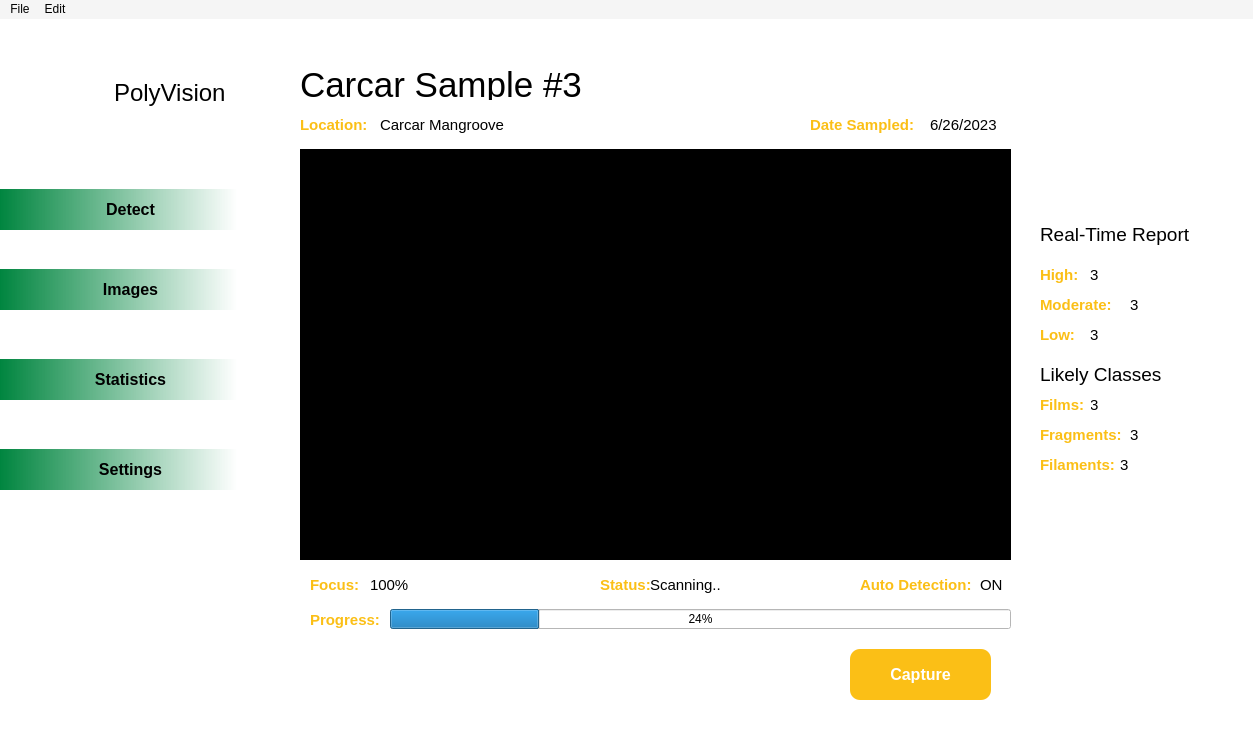
<?xml version="1.0" encoding="UTF-8"?>
<ui version="4.0">
 <class>MainWindow</class>
 <widget class="QMainWindow" name="MainWindow">
  <property name="geometry">
   <rect>
    <x>0</x>
    <y>0</y>
    <width>1253</width>
    <height>750</height>
   </rect>
  </property>
  <property name="windowTitle">
   <string>MainWindow</string>
  </property>
  <property name="styleSheet">
   <string notr="true">background-color: rgb(255, 255, 255);</string>
  </property>
  <widget class="QWidget" name="centralwidget">
   <widget class="QProgressBar" name="progressBar">
    <property name="geometry">
     <rect>
      <x>390</x>
      <y>590</y>
      <width>621</width>
      <height>20</height>
     </rect>
    </property>
    <property name="value">
     <number>24</number>
    </property>
   </widget>
   <widget class="QGraphicsView" name="graphicsView">
    <property name="geometry">
     <rect>
      <x>300</x>
      <y>130</y>
      <width>711</width>
      <height>411</height>
     </rect>
    </property>
    <property name="styleSheet">
     <string notr="true">background-color: rgb(0, 0, 0);</string>
    </property>
   </widget>
   <widget class="QLabel" name="placeValue">
    <property name="geometry">
     <rect>
      <x>300</x>
      <y>50</y>
      <width>301</width>
      <height>31</height>
     </rect>
    </property>
    <property name="font">
     <font>
      <pointsize>26</pointsize>
     </font>
    </property>
    <property name="text">
     <string>Carcar Sample #3</string>
    </property>
   </widget>
   <widget class="QLabel" name="locationLabel">
    <property name="geometry">
     <rect>
      <x>300</x>
      <y>90</y>
      <width>71</width>
      <height>31</height>
     </rect>
    </property>
    <property name="font">
     <font>
      <family>Nirmala UI</family>
      <pointsize>11</pointsize>
      <weight>75</weight>
      <bold>true</bold>
     </font>
    </property>
    <property name="styleSheet">
     <string notr="true">color:#fbbf16;</string>
    </property>
    <property name="text">
     <string>Location:</string>
    </property>
    <property name="alignment">
     <set>Qt::AlignLeading|Qt::AlignLeft|Qt::AlignVCenter</set>
    </property>
   </widget>
   <widget class="QLabel" name="locationValue">
    <property name="geometry">
     <rect>
      <x>380</x>
      <y>90</y>
      <width>221</width>
      <height>31</height>
     </rect>
    </property>
    <property name="font">
     <font>
      <family>Nirmala UI</family>
      <pointsize>11</pointsize>
      <weight>50</weight>
      <bold>false</bold>
     </font>
    </property>
    <property name="styleSheet">
     <string notr="true"/>
    </property>
    <property name="text">
     <string>Carcar Mangroove</string>
    </property>
    <property name="alignment">
     <set>Qt::AlignLeading|Qt::AlignLeft|Qt::AlignVCenter</set>
    </property>
   </widget>
   <widget class="QLabel" name="dataLabel">
    <property name="geometry">
     <rect>
      <x>810</x>
      <y>90</y>
      <width>121</width>
      <height>31</height>
     </rect>
    </property>
    <property name="font">
     <font>
      <family>Nirmala UI</family>
      <pointsize>11</pointsize>
      <weight>75</weight>
      <bold>true</bold>
     </font>
    </property>
    <property name="styleSheet">
     <string notr="true">color:#fbbf16;</string>
    </property>
    <property name="text">
     <string>Date Sampled:</string>
    </property>
    <property name="alignment">
     <set>Qt::AlignLeading|Qt::AlignLeft|Qt::AlignVCenter</set>
    </property>
   </widget>
   <widget class="QLabel" name="dateValue">
    <property name="geometry">
     <rect>
      <x>930</x>
      <y>90</y>
      <width>101</width>
      <height>31</height>
     </rect>
    </property>
    <property name="font">
     <font>
      <family>Nirmala UI</family>
      <pointsize>11</pointsize>
      <weight>50</weight>
      <bold>false</bold>
     </font>
    </property>
    <property name="styleSheet">
     <string notr="true"/>
    </property>
    <property name="text">
     <string>6/26/2023</string>
    </property>
    <property name="alignment">
     <set>Qt::AlignLeading|Qt::AlignLeft|Qt::AlignVCenter</set>
    </property>
   </widget>
   <widget class="QLabel" name="focusLabel">
    <property name="geometry">
     <rect>
      <x>310</x>
      <y>550</y>
      <width>51</width>
      <height>31</height>
     </rect>
    </property>
    <property name="font">
     <font>
      <family>Nirmala UI</family>
      <pointsize>11</pointsize>
      <weight>75</weight>
      <bold>true</bold>
     </font>
    </property>
    <property name="styleSheet">
     <string notr="true">color:#fbbf16;</string>
    </property>
    <property name="text">
     <string>Focus:</string>
    </property>
    <property name="alignment">
     <set>Qt::AlignLeading|Qt::AlignLeft|Qt::AlignVCenter</set>
    </property>
   </widget>
   <widget class="QLabel" name="focusValue">
    <property name="geometry">
     <rect>
      <x>370</x>
      <y>550</y>
      <width>41</width>
      <height>31</height>
     </rect>
    </property>
    <property name="font">
     <font>
      <family>Nirmala UI</family>
      <pointsize>11</pointsize>
      <weight>50</weight>
      <bold>false</bold>
     </font>
    </property>
    <property name="styleSheet">
     <string notr="true"/>
    </property>
    <property name="text">
     <string>100%</string>
    </property>
    <property name="alignment">
     <set>Qt::AlignLeading|Qt::AlignLeft|Qt::AlignVCenter</set>
    </property>
   </widget>
   <widget class="QLabel" name="statusLabel">
    <property name="geometry">
     <rect>
      <x>600</x>
      <y>550</y>
      <width>51</width>
      <height>31</height>
     </rect>
    </property>
    <property name="font">
     <font>
      <family>Nirmala UI</family>
      <pointsize>11</pointsize>
      <weight>75</weight>
      <bold>true</bold>
     </font>
    </property>
    <property name="styleSheet">
     <string notr="true">color:#fbbf16;</string>
    </property>
    <property name="text">
     <string>Status:</string>
    </property>
    <property name="alignment">
     <set>Qt::AlignLeading|Qt::AlignLeft|Qt::AlignVCenter</set>
    </property>
   </widget>
   <widget class="QLabel" name="statusValue">
    <property name="geometry">
     <rect>
      <x>650</x>
      <y>550</y>
      <width>71</width>
      <height>31</height>
     </rect>
    </property>
    <property name="font">
     <font>
      <family>Nirmala UI</family>
      <pointsize>11</pointsize>
      <weight>50</weight>
      <bold>false</bold>
     </font>
    </property>
    <property name="styleSheet">
     <string notr="true"/>
    </property>
    <property name="text">
     <string>Scanning...</string>
    </property>
    <property name="alignment">
     <set>Qt::AlignLeading|Qt::AlignLeft|Qt::AlignVCenter</set>
    </property>
   </widget>
   <widget class="QLabel" name="detectionLabel">
    <property name="geometry">
     <rect>
      <x>860</x>
      <y>550</y>
      <width>121</width>
      <height>31</height>
     </rect>
    </property>
    <property name="font">
     <font>
      <family>Nirmala UI</family>
      <pointsize>11</pointsize>
      <weight>75</weight>
      <bold>true</bold>
     </font>
    </property>
    <property name="styleSheet">
     <string notr="true">color:#fbbf16;</string>
    </property>
    <property name="text">
     <string>Auto Detection:</string>
    </property>
    <property name="alignment">
     <set>Qt::AlignLeading|Qt::AlignLeft|Qt::AlignVCenter</set>
    </property>
   </widget>
   <widget class="QLabel" name="detectionValue">
    <property name="geometry">
     <rect>
      <x>980</x>
      <y>550</y>
      <width>31</width>
      <height>31</height>
     </rect>
    </property>
    <property name="font">
     <font>
      <family>Nirmala UI</family>
      <pointsize>11</pointsize>
      <weight>50</weight>
      <bold>false</bold>
     </font>
    </property>
    <property name="styleSheet">
     <string notr="true"/>
    </property>
    <property name="text">
     <string>ON</string>
    </property>
    <property name="alignment">
     <set>Qt::AlignLeading|Qt::AlignLeft|Qt::AlignVCenter</set>
    </property>
   </widget>
   <widget class="QLabel" name="progressLabel">
    <property name="geometry">
     <rect>
      <x>310</x>
      <y>590</y>
      <width>71</width>
      <height>21</height>
     </rect>
    </property>
    <property name="font">
     <font>
      <family>Nirmala UI</family>
      <pointsize>11</pointsize>
      <weight>75</weight>
      <bold>true</bold>
     </font>
    </property>
    <property name="styleSheet">
     <string notr="true">color:#fbbf16;</string>
    </property>
    <property name="text">
     <string>Progress:</string>
    </property>
    <property name="alignment">
     <set>Qt::AlignLeading|Qt::AlignLeft|Qt::AlignVCenter</set>
    </property>
   </widget>
   <widget class="QLabel" name="realTimeLabel">
    <property name="geometry">
     <rect>
      <x>1040</x>
      <y>200</y>
      <width>151</width>
      <height>31</height>
     </rect>
    </property>
    <property name="font">
     <font>
      <pointsize>14</pointsize>
     </font>
    </property>
    <property name="text">
     <string>Real-Time Report</string>
    </property>
   </widget>
   <widget class="QLabel" name="highLabel">
    <property name="geometry">
     <rect>
      <x>1040</x>
      <y>240</y>
      <width>41</width>
      <height>31</height>
     </rect>
    </property>
    <property name="font">
     <font>
      <family>Nirmala UI</family>
      <pointsize>11</pointsize>
      <weight>75</weight>
      <bold>true</bold>
     </font>
    </property>
    <property name="styleSheet">
     <string notr="true">color:#fbbf16;</string>
    </property>
    <property name="text">
     <string>High:</string>
    </property>
    <property name="alignment">
     <set>Qt::AlignLeading|Qt::AlignLeft|Qt::AlignVCenter</set>
    </property>
   </widget>
   <widget class="QLabel" name="moderateLabel">
    <property name="geometry">
     <rect>
      <x>1040</x>
      <y>270</y>
      <width>71</width>
      <height>31</height>
     </rect>
    </property>
    <property name="font">
     <font>
      <family>Nirmala UI</family>
      <pointsize>11</pointsize>
      <weight>75</weight>
      <bold>true</bold>
     </font>
    </property>
    <property name="styleSheet">
     <string notr="true">color:#fbbf16;</string>
    </property>
    <property name="text">
     <string>Moderate:</string>
    </property>
    <property name="alignment">
     <set>Qt::AlignLeading|Qt::AlignLeft|Qt::AlignVCenter</set>
    </property>
   </widget>
   <widget class="QLabel" name="lowLabel">
    <property name="geometry">
     <rect>
      <x>1040</x>
      <y>300</y>
      <width>41</width>
      <height>31</height>
     </rect>
    </property>
    <property name="font">
     <font>
      <family>Nirmala UI</family>
      <pointsize>11</pointsize>
      <weight>75</weight>
      <bold>true</bold>
     </font>
    </property>
    <property name="styleSheet">
     <string notr="true">color:#fbbf16;</string>
    </property>
    <property name="text">
     <string>Low:</string>
    </property>
    <property name="alignment">
     <set>Qt::AlignLeading|Qt::AlignLeft|Qt::AlignVCenter</set>
    </property>
   </widget>
   <widget class="QLabel" name="highValue">
    <property name="geometry">
     <rect>
      <x>1090</x>
      <y>240</y>
      <width>51</width>
      <height>31</height>
     </rect>
    </property>
    <property name="font">
     <font>
      <family>Nirmala UI</family>
      <pointsize>11</pointsize>
      <weight>50</weight>
      <bold>false</bold>
     </font>
    </property>
    <property name="styleSheet">
     <string notr="true"/>
    </property>
    <property name="text">
     <string>3</string>
    </property>
    <property name="alignment">
     <set>Qt::AlignLeading|Qt::AlignLeft|Qt::AlignVCenter</set>
    </property>
   </widget>
   <widget class="QLabel" name="moderateValue">
    <property name="geometry">
     <rect>
      <x>1130</x>
      <y>270</y>
      <width>51</width>
      <height>31</height>
     </rect>
    </property>
    <property name="font">
     <font>
      <family>Nirmala UI</family>
      <pointsize>11</pointsize>
      <weight>50</weight>
      <bold>false</bold>
     </font>
    </property>
    <property name="styleSheet">
     <string notr="true"/>
    </property>
    <property name="text">
     <string>3</string>
    </property>
    <property name="alignment">
     <set>Qt::AlignLeading|Qt::AlignLeft|Qt::AlignVCenter</set>
    </property>
   </widget>
   <widget class="QLabel" name="lowValue">
    <property name="geometry">
     <rect>
      <x>1090</x>
      <y>300</y>
      <width>51</width>
      <height>31</height>
     </rect>
    </property>
    <property name="font">
     <font>
      <family>Nirmala UI</family>
      <pointsize>11</pointsize>
      <weight>50</weight>
      <bold>false</bold>
     </font>
    </property>
    <property name="styleSheet">
     <string notr="true"/>
    </property>
    <property name="text">
     <string>3</string>
    </property>
    <property name="alignment">
     <set>Qt::AlignLeading|Qt::AlignLeft|Qt::AlignVCenter</set>
    </property>
   </widget>
   <widget class="QLabel" name="classLabel">
    <property name="geometry">
     <rect>
      <x>1040</x>
      <y>340</y>
      <width>151</width>
      <height>31</height>
     </rect>
    </property>
    <property name="font">
     <font>
      <pointsize>14</pointsize>
     </font>
    </property>
    <property name="text">
     <string>Likely Classes</string>
    </property>
   </widget>
   <widget class="QLabel" name="filamentLabel">
    <property name="geometry">
     <rect>
      <x>1040</x>
      <y>430</y>
      <width>81</width>
      <height>31</height>
     </rect>
    </property>
    <property name="font">
     <font>
      <family>Nirmala UI</family>
      <pointsize>11</pointsize>
      <weight>75</weight>
      <bold>true</bold>
     </font>
    </property>
    <property name="styleSheet">
     <string notr="true">color:#fbbf16;</string>
    </property>
    <property name="text">
     <string>Filaments:</string>
    </property>
    <property name="alignment">
     <set>Qt::AlignLeading|Qt::AlignLeft|Qt::AlignVCenter</set>
    </property>
   </widget>
   <widget class="QLabel" name="fragmentLabel">
    <property name="geometry">
     <rect>
      <x>1040</x>
      <y>400</y>
      <width>81</width>
      <height>31</height>
     </rect>
    </property>
    <property name="font">
     <font>
      <family>Nirmala UI</family>
      <pointsize>11</pointsize>
      <weight>75</weight>
      <bold>true</bold>
     </font>
    </property>
    <property name="styleSheet">
     <string notr="true">color:#fbbf16;</string>
    </property>
    <property name="text">
     <string>Fragments:</string>
    </property>
    <property name="alignment">
     <set>Qt::AlignLeading|Qt::AlignLeft|Qt::AlignVCenter</set>
    </property>
   </widget>
   <widget class="QLabel" name="filmValue">
    <property name="geometry">
     <rect>
      <x>1090</x>
      <y>370</y>
      <width>51</width>
      <height>31</height>
     </rect>
    </property>
    <property name="font">
     <font>
      <family>Nirmala UI</family>
      <pointsize>11</pointsize>
      <weight>50</weight>
      <bold>false</bold>
     </font>
    </property>
    <property name="styleSheet">
     <string notr="true"/>
    </property>
    <property name="text">
     <string>3</string>
    </property>
    <property name="alignment">
     <set>Qt::AlignLeading|Qt::AlignLeft|Qt::AlignVCenter</set>
    </property>
   </widget>
   <widget class="QLabel" name="fragmentValue">
    <property name="geometry">
     <rect>
      <x>1130</x>
      <y>400</y>
      <width>51</width>
      <height>31</height>
     </rect>
    </property>
    <property name="font">
     <font>
      <family>Nirmala UI</family>
      <pointsize>11</pointsize>
      <weight>50</weight>
      <bold>false</bold>
     </font>
    </property>
    <property name="styleSheet">
     <string notr="true"/>
    </property>
    <property name="text">
     <string>3</string>
    </property>
    <property name="alignment">
     <set>Qt::AlignLeading|Qt::AlignLeft|Qt::AlignVCenter</set>
    </property>
   </widget>
   <widget class="QLabel" name="filmLabel">
    <property name="geometry">
     <rect>
      <x>1040</x>
      <y>370</y>
      <width>51</width>
      <height>31</height>
     </rect>
    </property>
    <property name="font">
     <font>
      <family>Nirmala UI</family>
      <pointsize>11</pointsize>
      <weight>75</weight>
      <bold>true</bold>
     </font>
    </property>
    <property name="styleSheet">
     <string notr="true">color:#fbbf16;</string>
    </property>
    <property name="text">
     <string>Films:</string>
    </property>
    <property name="alignment">
     <set>Qt::AlignLeading|Qt::AlignLeft|Qt::AlignVCenter</set>
    </property>
   </widget>
   <widget class="QLabel" name="applTitle">
    <property name="geometry">
     <rect>
      <x>114</x>
      <y>58</y>
      <width>111</width>
      <height>31</height>
     </rect>
    </property>
    <property name="font">
     <font>
      <family>Segoe UI Historic</family>
      <pointsize>18</pointsize>
     </font>
    </property>
    <property name="text">
     <string>PolyVision</string>
    </property>
   </widget>
   <widget class="QLabel" name="appLogo">
    <property name="geometry">
     <rect>
      <x>50</x>
      <y>50</y>
      <width>61</width>
      <height>51</height>
     </rect>
    </property>
    <property name="text">
     <string/>
    </property>
    <property name="pixmap">
     <pixmap>PolyVision Logo (1).png</pixmap>
    </property>
    <property name="scaledContents">
     <bool>true</bool>
    </property>
   </widget>
   <widget class="QLabel" name="filamentValue">
    <property name="geometry">
     <rect>
      <x>1120</x>
      <y>430</y>
      <width>51</width>
      <height>31</height>
     </rect>
    </property>
    <property name="font">
     <font>
      <family>Nirmala UI</family>
      <pointsize>11</pointsize>
      <weight>50</weight>
      <bold>false</bold>
     </font>
    </property>
    <property name="styleSheet">
     <string notr="true"/>
    </property>
    <property name="text">
     <string>3</string>
    </property>
    <property name="alignment">
     <set>Qt::AlignLeading|Qt::AlignLeft|Qt::AlignVCenter</set>
    </property>
   </widget>
   <widget class="QPushButton" name="captureButton">
    <property name="geometry">
     <rect>
      <x>850</x>
      <y>630</y>
      <width>141</width>
      <height>51</height>
     </rect>
    </property>
    <property name="styleSheet">
     <string notr="true">QPushButton {
    background-color: #fbbf16;
    color: #FFFFFF;
    font: bold 16px;
    border-radius: 10px;
    border-color: #fbbf16;
}
QPushButton:hover {
    background-color: #9e780e;
}</string>
    </property>
    <property name="text">
     <string>Capture</string>
    </property>
   </widget>
   <widget class="QPushButton" name="detectButton">
    <property name="geometry">
     <rect>
      <x>0</x>
      <y>170</y>
      <width>261</width>
      <height>41</height>
     </rect>
    </property>
    <property name="styleSheet">
     <string notr="true">QPushButton {
    background-color: qlineargradient(spread:pad, x1:0, y1:0, x2:1, y2:0, stop:0 rgba(0, 133, 63, 255), stop:0.909091 rgba(255, 255, 255, 167));
    color: #000000;
    font: bold 16px;
    border-radius: 0px;
    border-color: #FFFFFF;
}
QPushButton:hover {
   
    color: #FFFFFF;
}
</string>
    </property>
    <property name="text">
     <string>Detect</string>
    </property>
   </widget>
   <widget class="QPushButton" name="imagesButton">
    <property name="geometry">
     <rect>
      <x>0</x>
      <y>250</y>
      <width>261</width>
      <height>41</height>
     </rect>
    </property>
    <property name="styleSheet">
     <string notr="true">QPushButton {
    background-color: qlineargradient(spread:pad, x1:0, y1:0, x2:1, y2:0, stop:0 rgba(0, 133, 63, 255), stop:0.909091 rgba(255, 255, 255, 167));
    color: #000000;
    font: bold 16px;
    border-radius: 0px;
    border-color: #FFFFFF;
}
QPushButton:hover {
   
    color: #FFFFFF;
}
</string>
    </property>
    <property name="text">
     <string>Images</string>
    </property>
   </widget>
   <widget class="QPushButton" name="statisticsButton">
    <property name="geometry">
     <rect>
      <x>0</x>
      <y>340</y>
      <width>261</width>
      <height>41</height>
     </rect>
    </property>
    <property name="styleSheet">
     <string notr="true">QPushButton {
    background-color: qlineargradient(spread:pad, x1:0, y1:0, x2:1, y2:0, stop:0 rgba(0, 133, 63, 255), stop:0.909091 rgba(255, 255, 255, 167));
    color: #000000;
    font: bold 16px;
    border-radius: 0px;
    border-color: #FFFFFF;
}
QPushButton:hover {
   
    color: #FFFFFF;
}
</string>
    </property>
    <property name="text">
     <string>Statistics</string>
    </property>
   </widget>
   <widget class="QPushButton" name="settingsButton">
    <property name="geometry">
     <rect>
      <x>0</x>
      <y>430</y>
      <width>261</width>
      <height>41</height>
     </rect>
    </property>
    <property name="styleSheet">
     <string notr="true">QPushButton {
    background-color: qlineargradient(spread:pad, x1:0, y1:0, x2:1, y2:0, stop:0 rgba(0, 133, 63, 255), stop:0.909091 rgba(255, 255, 255, 167));
    color: #000000;
    font: bold 16px;
    border-radius: 0px;
    border-color: #FFFFFF;
}
QPushButton:hover {
   
    color: #FFFFFF;
}
</string>
    </property>
    <property name="text">
     <string>Settings</string>
    </property>
   </widget>
  </widget>
  <widget class="QMenuBar" name="menubar">
   <property name="geometry">
    <rect>
     <x>0</x>
     <y>0</y>
     <width>1253</width>
     <height>21</height>
    </rect>
   </property>
   <property name="styleSheet">
    <string notr="true">background-color: rgb(245, 245, 245);</string>
   </property>
   <widget class="QMenu" name="menuFile">
    <property name="styleSheet">
     <string notr="true">selection-background-color: rgb(154, 231, 231);
selection-color: rgb(0, 0, 0);</string>
    </property>
    <property name="title">
     <string>File</string>
    </property>
    <addaction name="actionNew"/>
    <addaction name="actionSave"/>
    <addaction name="actionSave_As"/>
   </widget>
   <widget class="QMenu" name="menuEdit">
    <property name="styleSheet">
     <string notr="true">selection-background-color: rgb(154, 231, 231);
selection-color: rgb(0, 0, 0);</string>
    </property>
    <property name="title">
     <string>Edit</string>
    </property>
    <addaction name="actionUndo"/>
    <addaction name="actionRedo"/>
    <addaction name="actionCopy"/>
    <addaction name="actionPaste"/>
   </widget>
   <addaction name="menuFile"/>
   <addaction name="menuEdit"/>
  </widget>
  <widget class="QStatusBar" name="statusbar"/>
  <action name="actionNew">
   <property name="text">
    <string>New</string>
   </property>
   <property name="statusTip">
    <string>Create New file</string>
   </property>
   <property name="shortcut">
    <string>Ctrl+N</string>
   </property>
  </action>
  <action name="actionSave">
   <property name="text">
    <string>Save</string>
   </property>
   <property name="statusTip">
    <string>Save current file</string>
   </property>
   <property name="shortcut">
    <string>Ctrl+S</string>
   </property>
  </action>
  <action name="actionSave_As">
   <property name="text">
    <string>Save As</string>
   </property>
   <property name="statusTip">
    <string>Save a file as...</string>
   </property>
   <property name="shortcut">
    <string>Ctrl+Shift+S</string>
   </property>
  </action>
  <action name="actionUndo">
   <property name="text">
    <string>Undo</string>
   </property>
   <property name="statusTip">
    <string>Undo edits</string>
   </property>
   <property name="shortcut">
    <string>Ctrl+Z</string>
   </property>
  </action>
  <action name="actionRedo">
   <property name="text">
    <string>Redo</string>
   </property>
   <property name="statusTip">
    <string>Redo edit</string>
   </property>
   <property name="shortcut">
    <string>Ctrl+Shift+Z</string>
   </property>
  </action>
  <action name="actionCopy">
   <property name="text">
    <string>Copy</string>
   </property>
   <property name="statusTip">
    <string>Copy a file</string>
   </property>
   <property name="shortcut">
    <string>Ctrl+C</string>
   </property>
  </action>
  <action name="actionPaste">
   <property name="text">
    <string>Paste</string>
   </property>
   <property name="statusTip">
    <string>Paste a file</string>
   </property>
   <property name="shortcut">
    <string>Ctrl+V</string>
   </property>
  </action>
 </widget>
 <resources/>
 <connections/>
</ui>
